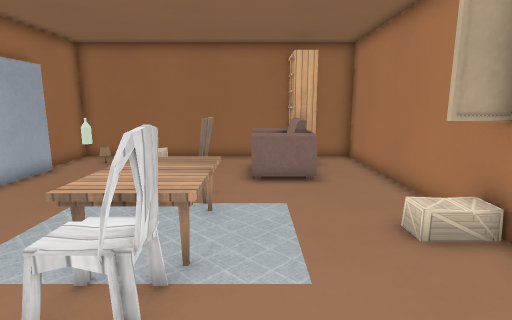
view 1 (above)

13 first-person views from a walk through a Godot game level. The camera is 1.3 m above the floor, tilts 10° down and sees 80° across. The floor is counted in squares, 0.5 m on a side. Each view is taken from the middle of a square. On the plan, view 1 faces up. The plan holds only what a view shows up to about 20 squares ahead; the rest is blank. Some surface patterns are stand-ins.

view 2
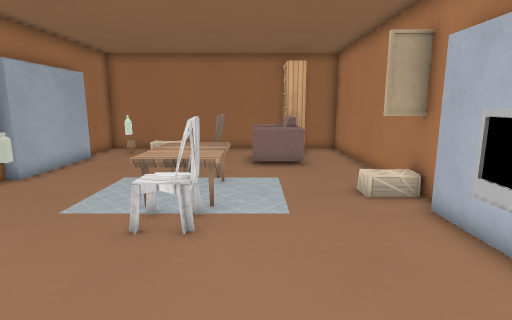

view 3
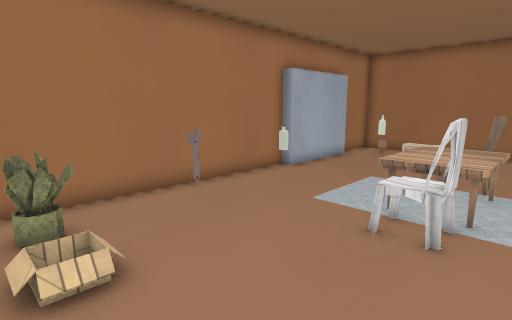

view 4
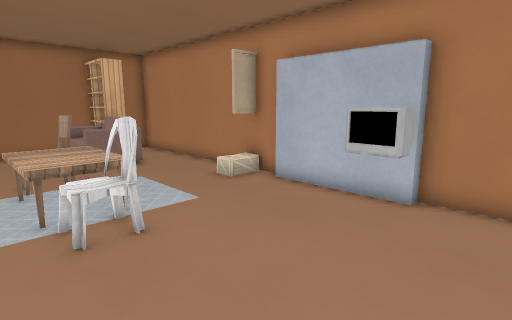

view 5
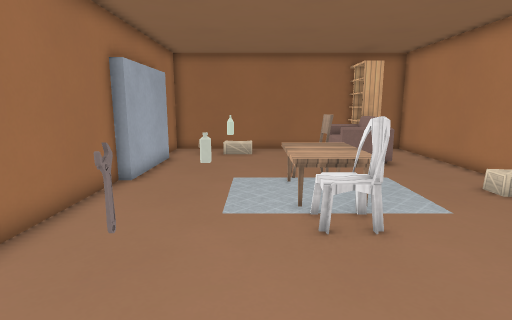

view 6
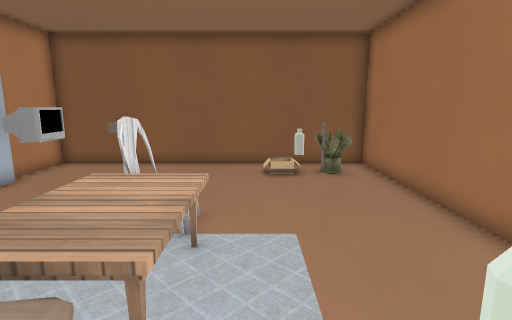

view 7
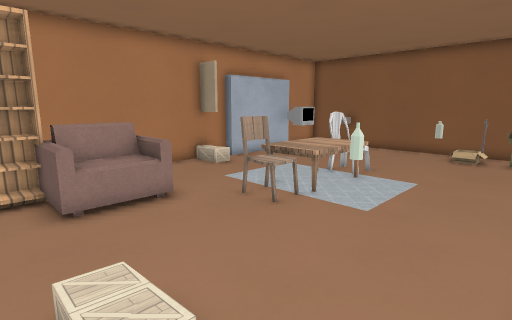

view 8
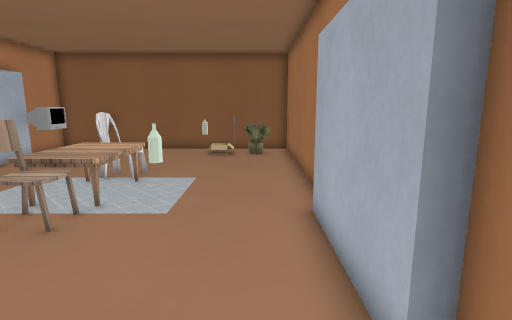

view 9
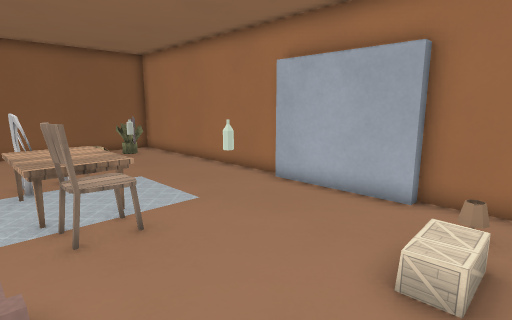

view 10
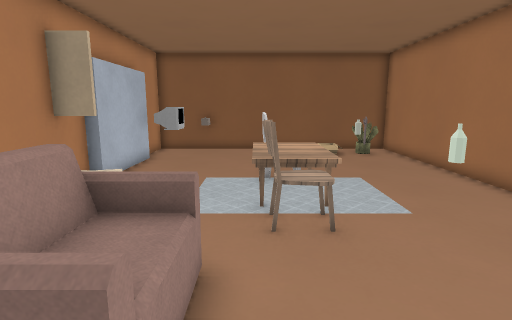

view 11
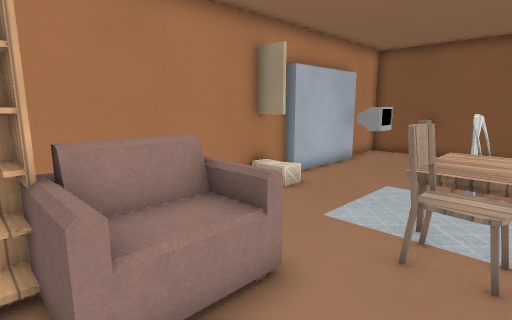

view 12
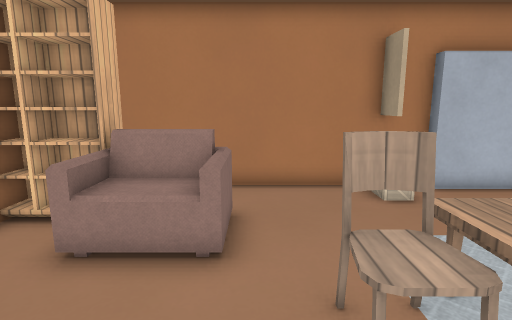

view 13
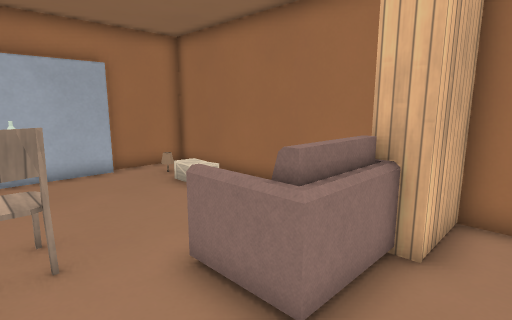

### Floor plan
Points are (right, up) in squares from view 1. A wall is a line through its corners. A room is listed if a view was taken in it or the views show most of it. See-through windows are left out.
Room 1 (views 1, 2, 3, 4, 5, 6, 7, 8, 9, 10, 11, 12, 13)
walls: (-8.9, 7.6) (-8.9, -3.8) (4.9, -3.8) (4.9, -0.4); (4.9, 4.4) (4.9, 15.8) (2.4, 15.8); (-8.4, 12.4) (-8.4, 7.6); (4.4, -0.4) (4.4, 4.4); (1.5, 15.8) (-8.9, 15.8) (-8.9, 12.4)
ways out: closed door at (4.4, 2.1)
objects: plant (-7, -2); bottle (-5, 3); bottle (-5, 9); table (-3, 4) to (-1, 8); chair (-1, 3) to (-1, 4); chair (-1, 9); sofa (0, 11) to (2, 13); other object (2, -3); bookshelf (2, 13) to (3, 16); TV (3, -1) to (4, 1)

Where each view was taken, in squares from view 1:
view 1: 0 up, 0 right, facing up
view 2: 3 down, 0 right, facing up
view 3: 3 down, 0 right, facing up-left
view 4: 3 down, 4 left, facing up-right
view 5: 3 down, 4 left, facing up
view 6: 10 up, 4 left, facing down
view 7: 15 up, 8 left, facing down-right
view 8: 15 up, 7 left, facing down
view 9: 15 up, 0 right, facing down-left
view 10: 15 up, 1 left, facing down
view 11: 14 up, 3 left, facing down-right
view 12: 10 up, 5 left, facing right
view 13: 8 up, 4 right, facing up-left
